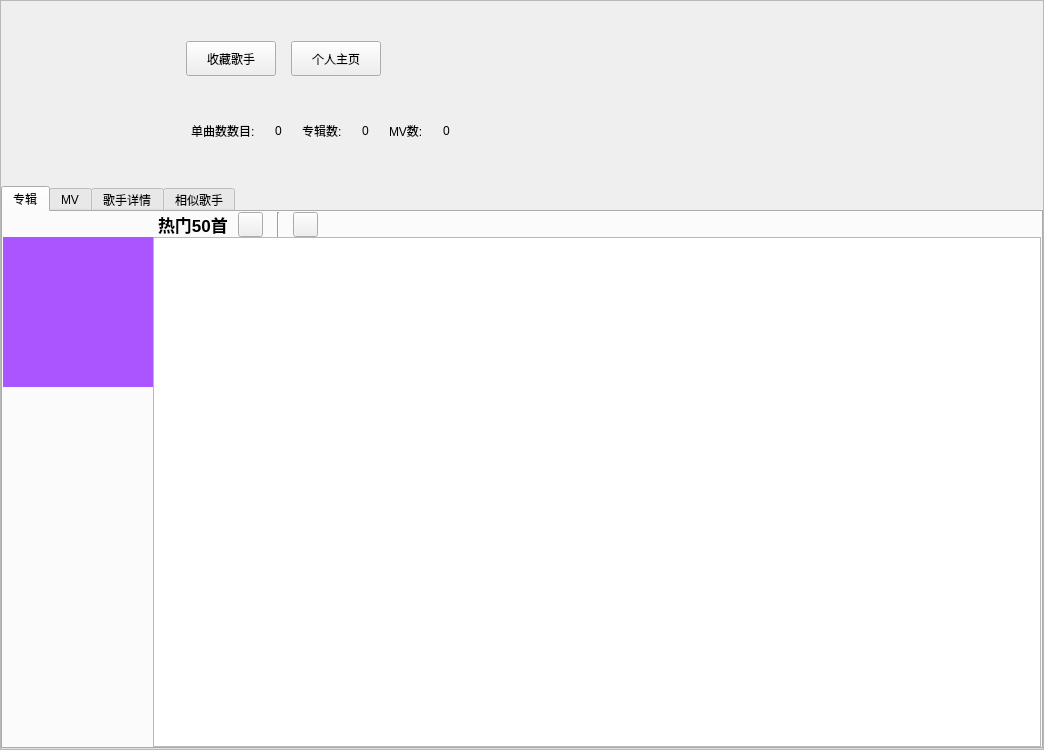
<?xml version="1.0" encoding="UTF-8"?>
<ui version="4.0">
 <class>SingerDetails</class>
 <widget class="QWidget" name="SingerDetails">
  <property name="geometry">
   <rect>
    <x>0</x>
    <y>0</y>
    <width>1044</width>
    <height>750</height>
   </rect>
  </property>
  <property name="windowTitle">
   <string>Form</string>
  </property>
  <layout class="QGridLayout" name="gridLayout_2">
   <property name="leftMargin">
    <number>0</number>
   </property>
   <property name="topMargin">
    <number>0</number>
   </property>
   <property name="rightMargin">
    <number>0</number>
   </property>
   <property name="bottomMargin">
    <number>0</number>
   </property>
   <property name="spacing">
    <number>0</number>
   </property>
   <item row="0" column="0">
    <widget class="QScrollArea" name="scrollArea">
     <property name="sizePolicy">
      <sizepolicy hsizetype="Expanding" vsizetype="Minimum">
       <horstretch>0</horstretch>
       <verstretch>0</verstretch>
      </sizepolicy>
     </property>
     <property name="sizeAdjustPolicy">
      <enum>QAbstractScrollArea::AdjustToContents</enum>
     </property>
     <property name="widgetResizable">
      <bool>true</bool>
     </property>
     <widget class="QWidget" name="scrollAreaWidgetContents_3">
      <property name="geometry">
       <rect>
        <x>0</x>
        <y>0</y>
        <width>1042</width>
        <height>748</height>
       </rect>
      </property>
      <layout class="QGridLayout" name="gridLayout_4">
       <property name="leftMargin">
        <number>0</number>
       </property>
       <property name="topMargin">
        <number>0</number>
       </property>
       <property name="rightMargin">
        <number>0</number>
       </property>
       <property name="bottomMargin">
        <number>0</number>
       </property>
       <property name="spacing">
        <number>0</number>
       </property>
       <item row="0" column="0">
        <widget class="QLabel" name="lab_Singerpic">
         <property name="minimumSize">
          <size>
           <width>185</width>
           <height>185</height>
          </size>
         </property>
         <property name="maximumSize">
          <size>
           <width>185</width>
           <height>185</height>
          </size>
         </property>
         <property name="styleSheet">
          <string notr="true"/>
         </property>
         <property name="text">
          <string/>
         </property>
        </widget>
       </item>
       <item row="1" column="0" colspan="2">
        <widget class="QTabWidget" name="tabWidget">
         <property name="sizePolicy">
          <sizepolicy hsizetype="Expanding" vsizetype="Minimum">
           <horstretch>0</horstretch>
           <verstretch>0</verstretch>
          </sizepolicy>
         </property>
         <property name="minimumSize">
          <size>
           <width>825</width>
           <height>535</height>
          </size>
         </property>
         <property name="styleSheet">
          <string notr="true"/>
         </property>
         <property name="currentIndex">
          <number>0</number>
         </property>
         <widget class="QWidget" name="widget_3">
          <attribute name="title">
           <string>专辑</string>
          </attribute>
          <layout class="QGridLayout" name="gridLayout">
           <property name="leftMargin">
            <number>0</number>
           </property>
           <property name="topMargin">
            <number>0</number>
           </property>
           <property name="rightMargin">
            <number>0</number>
           </property>
           <property name="bottomMargin">
            <number>0</number>
           </property>
           <property name="spacing">
            <number>0</number>
           </property>
           <item row="1" column="0">
            <widget class="QLabel" name="lab_top50pic">
             <property name="minimumSize">
              <size>
               <width>150</width>
               <height>150</height>
              </size>
             </property>
             <property name="maximumSize">
              <size>
               <width>150</width>
               <height>150</height>
              </size>
             </property>
             <property name="styleSheet">
              <string notr="true">background-color: rgb(170, 85, 255);</string>
             </property>
             <property name="text">
              <string/>
             </property>
             <property name="pixmap">
              <pixmap resource="resource.qrc">:/images/btn_top50.png</pixmap>
             </property>
            </widget>
           </item>
           <item row="1" column="1" rowspan="2">
            <widget class="QTableWidget" name="top50_list">
             <property name="sizePolicy">
              <sizepolicy hsizetype="Expanding" vsizetype="Minimum">
               <horstretch>0</horstretch>
               <verstretch>0</verstretch>
              </sizepolicy>
             </property>
             <property name="sizeAdjustPolicy">
              <enum>QAbstractScrollArea::AdjustToContents</enum>
             </property>
            </widget>
           </item>
           <item row="2" column="0">
            <spacer name="verticalSpacer_2">
             <property name="orientation">
              <enum>Qt::Vertical</enum>
             </property>
             <property name="sizeHint" stdset="0">
              <size>
               <width>20</width>
               <height>40</height>
              </size>
             </property>
            </spacer>
           </item>
           <item row="0" column="1">
            <layout class="QHBoxLayout" name="horizontalLayout_6">
             <property name="spacing">
              <number>10</number>
             </property>
             <property name="leftMargin">
              <number>5</number>
             </property>
             <item>
              <widget class="QLabel" name="label_9">
               <property name="maximumSize">
                <size>
                 <width>80</width>
                 <height>16777215</height>
                </size>
               </property>
               <property name="font">
                <font>
                 <pointsize>13</pointsize>
                 <weight>75</weight>
                 <bold>true</bold>
                </font>
               </property>
               <property name="text">
                <string>热门50首</string>
               </property>
              </widget>
             </item>
             <item>
              <widget class="QPushButton" name="btn_playAll">
               <property name="maximumSize">
                <size>
                 <width>25</width>
                 <height>25</height>
                </size>
               </property>
               <property name="text">
                <string/>
               </property>
               <property name="icon">
                <iconset resource="resource.qrc">
                 <normaloff>:/images/bottom/btn_play_n.png</normaloff>:/images/bottom/btn_play_n.png</iconset>
               </property>
              </widget>
             </item>
             <item>
              <widget class="Line" name="line_2">
               <property name="minimumSize">
                <size>
                 <width>10</width>
                 <height>0</height>
                </size>
               </property>
               <property name="orientation">
                <enum>Qt::Vertical</enum>
               </property>
              </widget>
             </item>
             <item>
              <widget class="QPushButton" name="btn_collect">
               <property name="maximumSize">
                <size>
                 <width>25</width>
                 <height>25</height>
                </size>
               </property>
               <property name="text">
                <string/>
               </property>
               <property name="icon">
                <iconset resource="resource.qrc">
                 <normaloff>:/images/btn_collect.png</normaloff>:/images/btn_collect.png</iconset>
               </property>
              </widget>
             </item>
             <item>
              <spacer name="horizontalSpacer_6">
               <property name="orientation">
                <enum>Qt::Horizontal</enum>
               </property>
               <property name="sizeType">
                <enum>QSizePolicy::Expanding</enum>
               </property>
               <property name="sizeHint" stdset="0">
                <size>
                 <width>650</width>
                 <height>20</height>
                </size>
               </property>
              </spacer>
             </item>
            </layout>
           </item>
          </layout>
         </widget>
         <widget class="QWidget" name="tab_2">
          <attribute name="title">
           <string>MV</string>
          </attribute>
         </widget>
         <widget class="QWidget" name="tab_3">
          <attribute name="title">
           <string>歌手详情</string>
          </attribute>
          <layout class="QGridLayout" name="gridLayout_3">
           <property name="leftMargin">
            <number>0</number>
           </property>
           <property name="topMargin">
            <number>0</number>
           </property>
           <property name="rightMargin">
            <number>0</number>
           </property>
           <property name="bottomMargin">
            <number>0</number>
           </property>
           <property name="spacing">
            <number>0</number>
           </property>
           <item row="0" column="0">
            <widget class="QLabel" name="lab_briefDesc">
             <property name="text">
              <string/>
             </property>
             <property name="alignment">
              <set>Qt::AlignLeading|Qt::AlignLeft|Qt::AlignTop</set>
             </property>
             <property name="wordWrap">
              <bool>true</bool>
             </property>
            </widget>
           </item>
          </layout>
         </widget>
         <widget class="QWidget" name="tab_4">
          <attribute name="title">
           <string>相似歌手</string>
          </attribute>
         </widget>
        </widget>
       </item>
       <item row="0" column="1">
        <layout class="QVBoxLayout" name="verticalLayout_2">
         <property name="spacing">
          <number>0</number>
         </property>
         <item>
          <widget class="QLabel" name="lan_Artist">
           <property name="minimumSize">
            <size>
             <width>140</width>
             <height>25</height>
            </size>
           </property>
           <property name="maximumSize">
            <size>
             <width>140</width>
             <height>40</height>
            </size>
           </property>
           <property name="font">
            <font>
             <pointsize>12</pointsize>
             <weight>75</weight>
             <bold>true</bold>
            </font>
           </property>
           <property name="text">
            <string/>
           </property>
           <property name="alignment">
            <set>Qt::AlignLeading|Qt::AlignLeft|Qt::AlignVCenter</set>
           </property>
           <property name="wordWrap">
            <bool>true</bool>
           </property>
          </widget>
         </item>
         <item>
          <layout class="QHBoxLayout" name="horizontalLayout_4">
           <property name="spacing">
            <number>15</number>
           </property>
           <property name="leftMargin">
            <number>0</number>
           </property>
           <item>
            <widget class="QPushButton" name="btn_collectSonger_2">
             <property name="minimumSize">
              <size>
               <width>90</width>
               <height>35</height>
              </size>
             </property>
             <property name="maximumSize">
              <size>
               <width>90</width>
               <height>35</height>
              </size>
             </property>
             <property name="text">
              <string>收藏歌手</string>
             </property>
            </widget>
           </item>
           <item>
            <widget class="QPushButton" name="pushButton_3">
             <property name="minimumSize">
              <size>
               <width>90</width>
               <height>35</height>
              </size>
             </property>
             <property name="maximumSize">
              <size>
               <width>90</width>
               <height>35</height>
              </size>
             </property>
             <property name="text">
              <string>个人主页</string>
             </property>
            </widget>
           </item>
           <item>
            <spacer name="horizontalSpacer_4">
             <property name="orientation">
              <enum>Qt::Horizontal</enum>
             </property>
             <property name="sizeHint" stdset="0">
              <size>
               <width>40</width>
               <height>20</height>
              </size>
             </property>
            </spacer>
           </item>
          </layout>
         </item>
         <item>
          <layout class="QHBoxLayout" name="horizontalLayout_5">
           <property name="spacing">
            <number>20</number>
           </property>
           <property name="leftMargin">
            <number>5</number>
           </property>
           <item>
            <widget class="QLabel" name="label_6">
             <property name="minimumSize">
              <size>
               <width>0</width>
               <height>18</height>
              </size>
             </property>
             <property name="maximumSize">
              <size>
               <width>70</width>
               <height>18</height>
              </size>
             </property>
             <property name="text">
              <string>单曲数数目:</string>
             </property>
            </widget>
           </item>
           <item>
            <widget class="QLabel" name="lab_songNum">
             <property name="text">
              <string>0</string>
             </property>
            </widget>
           </item>
           <item>
            <widget class="QLabel" name="label_7">
             <property name="minimumSize">
              <size>
               <width>0</width>
               <height>18</height>
              </size>
             </property>
             <property name="maximumSize">
              <size>
               <width>70</width>
               <height>18</height>
              </size>
             </property>
             <property name="text">
              <string>专辑数:</string>
             </property>
            </widget>
           </item>
           <item>
            <widget class="QLabel" name="lab_AlbumNum">
             <property name="text">
              <string>0</string>
             </property>
            </widget>
           </item>
           <item>
            <widget class="QLabel" name="label_8">
             <property name="minimumSize">
              <size>
               <width>0</width>
               <height>18</height>
              </size>
             </property>
             <property name="maximumSize">
              <size>
               <width>70</width>
               <height>18</height>
              </size>
             </property>
             <property name="text">
              <string>MV数:</string>
             </property>
            </widget>
           </item>
           <item>
            <widget class="QLabel" name="lab_MVNum">
             <property name="text">
              <string>0</string>
             </property>
            </widget>
           </item>
           <item>
            <spacer name="horizontalSpacer_5">
             <property name="orientation">
              <enum>Qt::Horizontal</enum>
             </property>
             <property name="sizeHint" stdset="0">
              <size>
               <width>40</width>
               <height>20</height>
              </size>
             </property>
            </spacer>
           </item>
          </layout>
         </item>
        </layout>
       </item>
      </layout>
     </widget>
    </widget>
   </item>
  </layout>
 </widget>
 <resources>
  <include location="resource.qrc"/>
 </resources>
 <connections/>
</ui>
